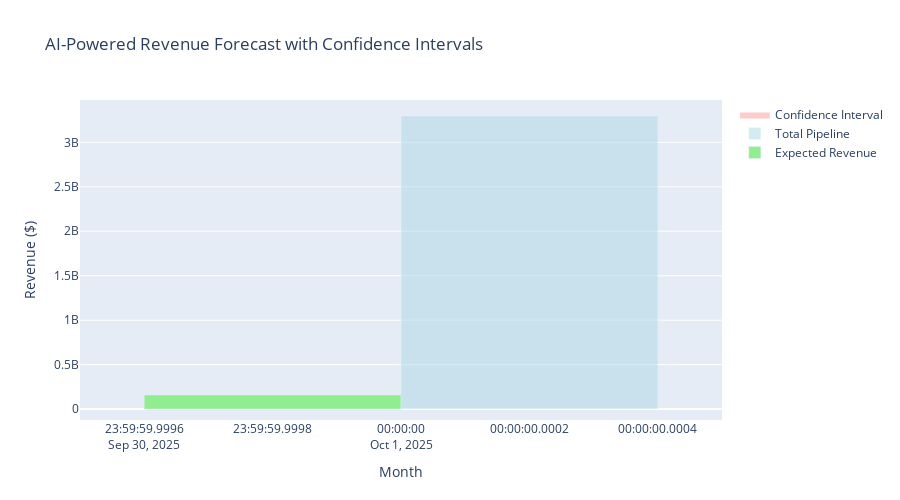

Write notebook code for a chart like this one.
### Markdown cell above
## 9. Revenue Forecast with Confidence Intervals

### Code cell
# Create monthly forecast
open_opps['CloseMonth'] = pd.to_datetime(open_opps['CloseDate']).dt.to_period('M')
monthly_forecast = open_opps.groupby('CloseMonth').agg({
    'Amount': 'sum',
    'AIScore': ['mean', 'std', 'count']
}).reset_index()

monthly_forecast.columns = ['Month', 'Pipeline', 'AvgScore', 'StdScore', 'NumDeals']

# Calculate expected revenue with confidence intervals
monthly_forecast['ExpectedRevenue'] = monthly_forecast['Pipeline'] * (monthly_forecast['AvgScore'] / 100)
monthly_forecast['LowerBound'] = monthly_forecast['Pipeline'] * ((monthly_forecast['AvgScore'] - monthly_forecast['StdScore']) / 100)
monthly_forecast['UpperBound'] = monthly_forecast['Pipeline'] * ((monthly_forecast['AvgScore'] + monthly_forecast['StdScore']) / 100)

# Convert back to timestamp for plotting
monthly_forecast['Month'] = monthly_forecast['Month'].dt.to_timestamp()

# Create forecast visualization
fig = go.Figure()

# Add expected revenue
fig.add_trace(go.Bar(
    x=monthly_forecast['Month'],
    y=monthly_forecast['ExpectedRevenue'],
    name='Expected Revenue',
    marker_color='lightgreen'
))

# Add pipeline total
fig.add_trace(go.Bar(
    x=monthly_forecast['Month'],
    y=monthly_forecast['Pipeline'],
    name='Total Pipeline',
    marker_color='lightblue',
    opacity=0.5
))

# Add confidence interval
fig.add_trace(go.Scatter(
    x=monthly_forecast['Month'],
    y=monthly_forecast['UpperBound'],
    mode='lines',
    line=dict(width=0),
    showlegend=False
))

fig.add_trace(go.Scatter(
    x=monthly_forecast['Month'],
    y=monthly_forecast['LowerBound'],
    mode='lines',
    line=dict(width=0),
    fill='tonexty',
    fillcolor='rgba(255, 0, 0, 0.2)',
    name='Confidence Interval'
))

fig.update_layout(
    title='AI-Powered Revenue Forecast with Confidence Intervals',
    xaxis_title='Month',
    yaxis_title='Revenue ($)',
    height=500,
    hovermode='x unified'
)

fig.show()

# Summary statistics
total_pipeline = monthly_forecast['Pipeline'].sum()
total_expected = monthly_forecast['ExpectedRevenue'].sum()
confidence = (total_expected / total_pipeline) * 100

print(f"\n📊 Revenue Forecast Summary:")
print(f"Total Pipeline: ${total_pipeline:,.0f}")
print(f"Expected Revenue: ${total_expected:,.0f}")
print(f"Forecast Confidence: {confidence:.1f}%")
print(f"\nNext 3 Months:")
for _, month in monthly_forecast.head(3).iterrows():
    print(f"  {month['Month'].strftime('%B %Y')}: ${month['ExpectedRevenue']:,.0f} ({month['NumDeals']} deals)")

### Figure 1 — Plotly figure (JSON) as saved in the notebook; plotly's stock layout.template omitted (floating-point values rounded to 4 significant figures)
{"data": [{"marker": {"color": "lightgreen"}, "name": "Expected Revenue", "type": "bar", "x": ["2025-10-01T00:00:00.000000000"], "y": [158700000.0]}, {"marker": {"color": "lightblue"}, "name": "Total Pipeline", "opacity": 0.5, "type": "bar", "x": ["2025-10-01T00:00:00.000000000"], "y": [3296256371]}, {"line": {"width": 0}, "mode": "lines", "showlegend": false, "type": "scatter", "x": ["2025-10-01T00:00:00.000000000"], "y": [260000000.0]}, {"fill": "tonexty", "fillcolor": "rgba(255, 0, 0, 0.2)", "line": {"width": 0}, "mode": "lines", "name": "Confidence Interval", "type": "scatter", "x": ["2025-10-01T00:00:00.000000000"], "y": [57400000.0]}], "layout": {"height": 500, "hovermode": "x unified", "title": {"text": "AI-Powered Revenue Forecast with Confidence Intervals"}, "xaxis": {"title": {"text": "Month"}}, "yaxis": {"title": {"text": "Revenue ($)"}}}}
